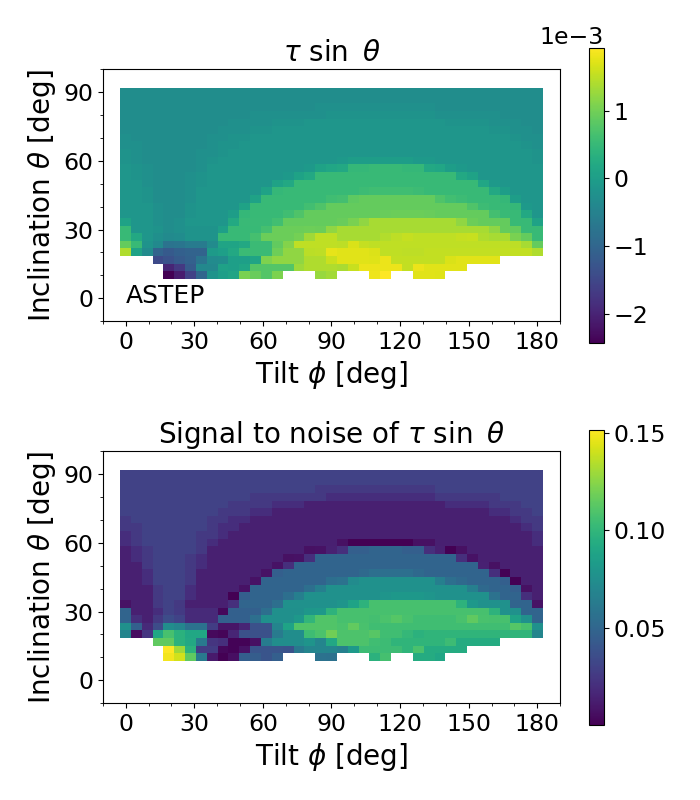
#> input picture Figures/CPD_models/58210.0_b0.1/diskfit_ASTEP_030.png, 700 x 800 px; its folder holds 3 pictures in this run
$ jupyter execute --allow-errors 08_CPD_model.ipynb   (shell and % lines are left out)
#> lines starting #> are read from the running program, lines starting #| are printed output that depends on the picture; pictures that were not available may be replaced by others from this repository, and a replacement may not be noted
### kepler3.py
"""
This module contains several two-body orbital dynamics algorithms

Intended as a replacement for kepler.py by using the astropy units
package where possible.
"""

import numpy as np
import astropy.units as u
import astropy.constants as c

# [289 lines left out: functions kepler_solve, euler, kep3d, vmaxellip, not called in this run]

@u.quantity_input
def vcirc(m1:u.Msun,m2:u.Mjup,a:u.au)->u.km/u.s:
    """
    Circular orbital velocity of m2 about m1 at distance a

    Args:
        m1, m2: Primary and secondary masses
        a: semimajor axis

    Returns:
        velocity: circular orbital velocity

    >>> import astropy.units as u
    >>> vcirc(1.0 *u.M_sun, 1.0 * u.M_jup, 5.2 * u.au)
    <Quantity 13.06768412 km / s>
    """

    # http://en.wikipedia.org/wiki/Circular_orbit
    mu = c.G * (m1 + m2)
    vcirc = np.power(mu /a, 0.5)
    return vcirc

# [24 lines left out: function Pgivenm1m2vcirc, not called in this run]

@u.quantity_input
def rhill(m1: u.Msun, m2: u.Mjup, a: u.au)->u.au:
    """
    Hill radius of the secondary m2 orbiting around m1

    Args:
        m1, m2: primary and secondary masses
        a: distance between m1 and m2

    Returns:
        rhill: radius of Hill sphere of m2

    >>> import astropy.units as u
    >>> rhill(1.0 * u.M_sun, 1.0 * u.M_jup, 5.2 * u.au)
    <Quantity 0.35489325 AU>
    """

    mu = m2 / (m1 + m2)
    rh = a * np.power(mu/3., 1./3.)
    return rh

# [151 lines left out: functions rvel, visviva, semiampl, atoP, Ptoa, not called in this run]

# [139 lines that do not run on import are left out]
#    input('press return to continue')

### 08_CPD_model.ipynb
[cell 1]
import numpy as np
import matplotlib.pyplot as plt
from astropy.table import Table
import os, sys
import datetime
runtime = os.path.abspath((sys.argv[0])) + " run at " + datetime.datetime.now().strftime("%c")
tyb = dict(color='black', fontsize=20)
import betapic_c as bp
from kepler3 import *
from exorings3 import *
from matplotlib.ticker import (MultipleLocator, FormatStrFormatter, AutoMinorLocator)
import matplotlib
#from textwrap import wrap
from PIL import Image
matplotlib.rcParams.update({'font.size': 14})
matplotlib.rcParams.update({'font.size': 17})

if (len(sys.argv)<2):
    print('Error: you must specify a fractional radius of CPD to be searched for.')
    print('    usage: ./python {} 0.30'.format(sys.argv[0]))
    pass
    #sys.exit() #quit()

[cell 2]
b = 0.1 #fraction hill sphere for impact parameter

#vary between the two fractions of the hill sphere
f_hill = 0.3
#f_hill = 0.6

#vary between the two
t_mid = 58210. * u.day #first primary transit
#t_mid = 59413. * u.day #second primary transit

print('Compute the circumplanetary disk using a radius of Hill sphere disk in fraction of Hill radius is {:.3f} at transit midpoint of {}'.format(f_hill, t_mid))

[cell 3]
#import data from ASTEP, BRITE and bRing
f_bring = Table.read('Data/binned_BRING.dat', format='ascii.ecsv')
f_astep = Table.read('Data/binned_ASTEP.dat', format='ascii.ecsv')
f_brite = Table.read('Data/binned_BRITE.dat', format='ascii.ecsv')
# remove any anomalously low error bars from the BRING data and set them with 1% errors
m=(f_bring['ferr']<0.002)
f_bring['ferr'][m] = 0.01

# calculate Hill sphere for beta pic b
r_hill = rhill(bp.M_star, bp.M_b, bp.a_b).to(u.au) # radius of hill sphere
print('Hill sphere radius {:5.3f}'.format(r_hill))

r_disk = r_hill * f_hill # radius of disk
print('Disk radius is {:5.3f}'.format(r_disk))

angle_i = 30    # inclination of the disk in degrees
angle_phi = 80  # tilt of the disk in degrees

impact_b = b*r_hill # impact parameter of the star
print('Impact parameter distance {:5.3f}'.format(impact_b))

vplanet = vcirc(bp.M_star, bp.M_b, bp.a_b)
print('circular velocity at planet is {:5.3f}'.format(vplanet))

# okay, we need a simple function to convert time to x position w.r.t. the planet
# this should be the full kepler orbit, but we'll go with:
def xp(t, t_mid, vtrans):
    return ((t-t_mid)*vtrans).to(u.au)

from lmfit import Model
#> (the rest of this cell did not finish here and is left out)

[cell 4]
"""first primary transit"""

#plot disk optical depth for different tilts and inclinations for all instrumetns
def plot_diskfits(t_mid, b, f_hill, title_true):
#> called with t_mid = array of shape (), b = 0.1, f_hill = 0.3, title_true = True
    img_astep = Image.open('Figures/CPD_models/{}_b{}/diskfit_ASTEP_{:03d}.png'.format(t_mid.value, b,int(f_hill*100)))
#> img_astep is the input picture: PIL image 700x800 RGBA; mean R, G, B, A 191.5, 209.2, 207.9, 255
    img_bRing = Image.open('Figures/CPD_models/{}_b{}/diskfit_BRING_{:03d}.png'.format(t_mid.value, b,int(f_hill*100)))
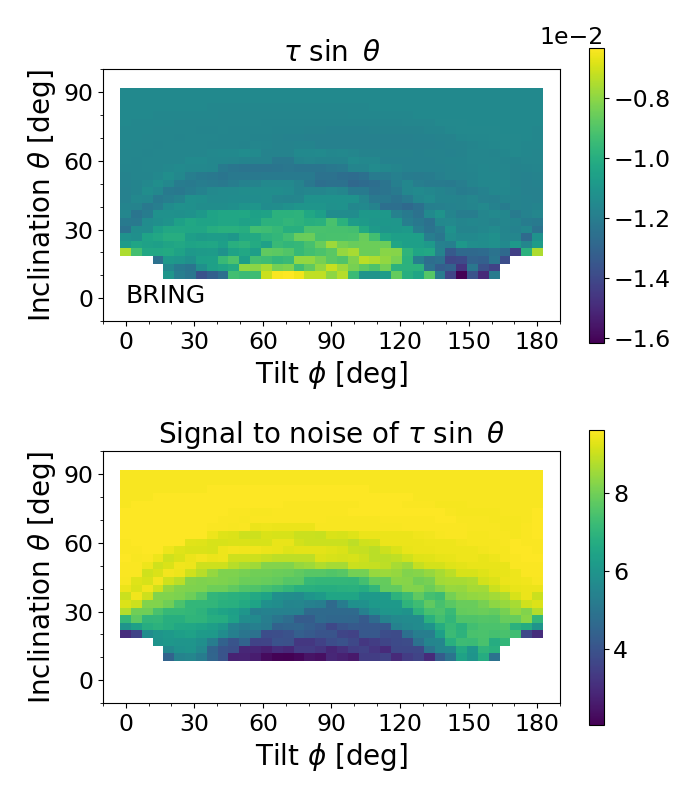
#> input picture Figures/CPD_models/58210.0_b0.1/diskfit_BRING_030.png, 700 x 800 px
#> img_bRing is the input picture: PIL image 700x800 RGBA; mean R, G, B, A 202.2, 220.9, 201.6, 255
    img_brite = Image.open('Figures/CPD_models/{}_b{}/diskfit_BRITE_{:03d}.png'.format(t_mid.value, b, int(f_hill*100)))


    fig, ax = plt.subplots(1,3, figsize=(15,10), sharex=False, sharey=False, gridspec_kw={'wspace':0, 'hspace':0})
    title = r"Primary transit at MJD 58210 and 0.6 $r_{hill}$"
    if title_true == True:
        title = r"Primary transit at MJD 58210 and 0.3 $r_{hill}$"
    ax[1].set_title(title, fontsize = 16)
    ax[0].imshow(img_astep)
    ax[1].imshow(img_bRing)
    ax[2].imshow(img_brite)

    for i in range(3):
        ax[i].axis("off")
    plt.savefig(f'Figures/CPD_models/{t_mid.value}_b{b}/{t_mid.value}_diskfit_3datasets_taumass_0{f_hill*100 }.pdf', bbox_inches='tight')
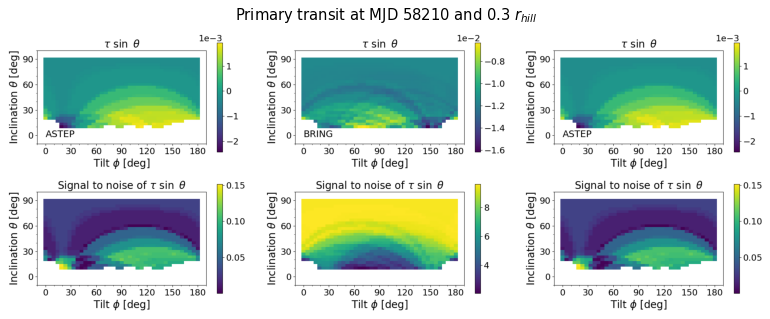
#> figure drawn by matplotlib, 3 panels
    plt.show()

"""first primary transit"""
#b = 0.1
t_mid = 58210. * u.day # time when star has closest approach to planet

plot_diskfits(t_mid, b,f_hill=0.3, title_true = True)
plot_diskfits(t_mid, b,f_hill=0.6, title_true =False)
#> call 2 of plot_diskfits, with t_mid = array of shape (), b = 0.1, f_hill = 0.6, title_true = False
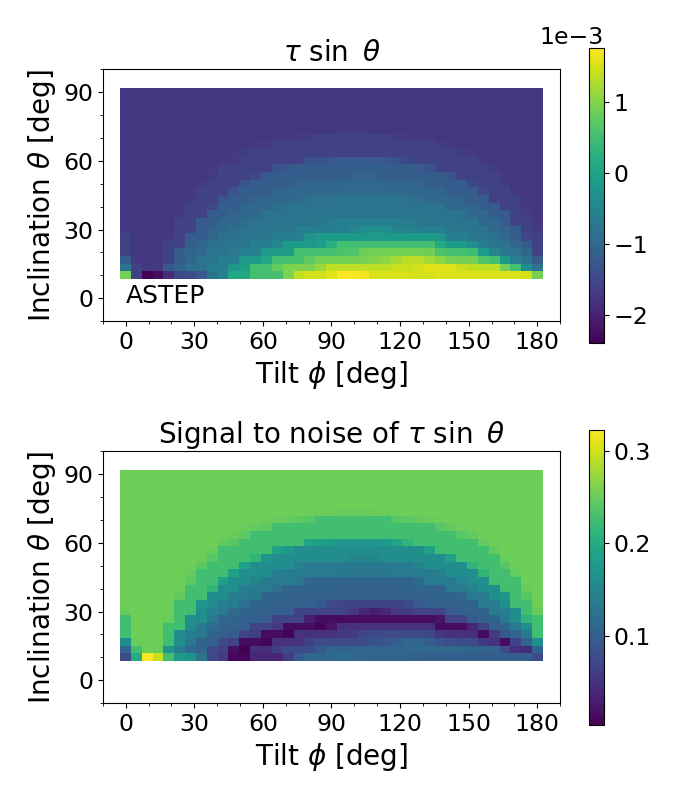
#> input picture Figures/CPD_models/58210.0_b0.1/diskfit_ASTEP_060.png, 700 x 800 px
#> in plot_diskfits, img_astep is the input picture: PIL image 700x800 RGBA; mean R, G, B, A 192, 207.6, 206, 255
#> in plot_diskfits (call 2), `plt.savefig(f'Figures/CPD_models/{t_mid.value}_b{b}/{t_mid.value}_disk..`:
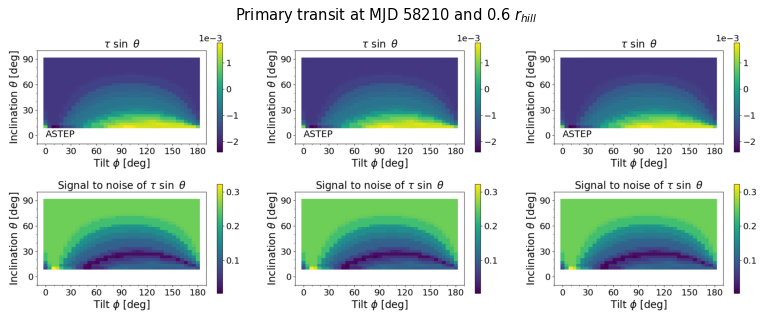
#> figure drawn by matplotlib, 3 panels
